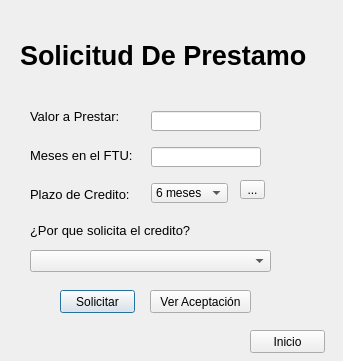
<?xml version="1.0" encoding="UTF-8"?>
<ui version="4.0">
 <class>solicitarPrestamo</class>
 <widget class="QDialog" name="solicitarPrestamo">
  <property name="geometry">
   <rect>
    <x>0</x>
    <y>0</y>
    <width>343</width>
    <height>361</height>
   </rect>
  </property>
  <property name="windowTitle">
   <string>Dialog</string>
  </property>
  <widget class="QLabel" name="label">
   <property name="geometry">
    <rect>
     <x>20</x>
     <y>40</y>
     <width>301</width>
     <height>31</height>
    </rect>
   </property>
   <property name="font">
    <font>
     <family>Arial</family>
     <pointsize>20</pointsize>
     <weight>75</weight>
     <bold>true</bold>
    </font>
   </property>
   <property name="text">
    <string>Solicitud De Prestamo</string>
   </property>
  </widget>
  <widget class="QLineEdit" name="lineEdit_8">
   <property name="geometry">
    <rect>
     <x>151</x>
     <y>111</y>
     <width>110</width>
     <height>20</height>
    </rect>
   </property>
  </widget>
  <widget class="QLineEdit" name="lineEdit_9">
   <property name="geometry">
    <rect>
     <x>151</x>
     <y>147</y>
     <width>110</width>
     <height>20</height>
    </rect>
   </property>
  </widget>
  <widget class="QToolButton" name="toolButton">
   <property name="geometry">
    <rect>
     <x>240</x>
     <y>180</y>
     <width>25</width>
     <height>19</height>
    </rect>
   </property>
   <property name="text">
    <string>...</string>
   </property>
  </widget>
  <widget class="QPushButton" name="pushButton">
   <property name="geometry">
    <rect>
     <x>60</x>
     <y>290</y>
     <width>75</width>
     <height>23</height>
    </rect>
   </property>
   <property name="text">
    <string>Solicitar</string>
   </property>
  </widget>
  <widget class="QPushButton" name="pushButton_2">
   <property name="geometry">
    <rect>
     <x>150</x>
     <y>290</y>
     <width>101</width>
     <height>23</height>
    </rect>
   </property>
   <property name="text">
    <string>Ver Aceptación</string>
   </property>
  </widget>
  <widget class="QPushButton" name="pushButton_3">
   <property name="geometry">
    <rect>
     <x>250</x>
     <y>330</y>
     <width>75</width>
     <height>23</height>
    </rect>
   </property>
   <property name="text">
    <string>Inicio</string>
   </property>
  </widget>
  <widget class="QComboBox" name="comboBox">
   <property name="geometry">
    <rect>
     <x>151</x>
     <y>183</y>
     <width>77</width>
     <height>20</height>
    </rect>
   </property>
   <item>
    <property name="text">
     <string>6 meses</string>
    </property>
   </item>
   <item>
    <property name="text">
     <string>12 meses</string>
    </property>
   </item>
   <item>
    <property name="text">
     <string>24 meses</string>
    </property>
   </item>
   <item>
    <property name="text">
     <string>36 meses</string>
    </property>
   </item>
  </widget>
  <widget class="QComboBox" name="comboBox_2">
   <property name="geometry">
    <rect>
     <x>30</x>
     <y>250</y>
     <width>241</width>
     <height>22</height>
    </rect>
   </property>
   <item>
    <property name="text">
     <string/>
    </property>
   </item>
   <item>
    <property name="text">
     <string>Libre Inversión</string>
    </property>
   </item>
   <item>
    <property name="text">
     <string>Reparaciones Locativas</string>
    </property>
   </item>
   <item>
    <property name="text">
     <string>Compra de vehiculo y/o casa</string>
    </property>
   </item>
   <item>
    <property name="text">
     <string>Financiar Programas academicos superiores</string>
    </property>
   </item>
  </widget>
  <widget class="QLabel" name="label_2">
   <property name="geometry">
    <rect>
     <x>30</x>
     <y>220</y>
     <width>161</width>
     <height>21</height>
    </rect>
   </property>
   <property name="font">
    <font>
     <pointsize>10</pointsize>
    </font>
   </property>
   <property name="text">
    <string>¿Por que solicita el credito?</string>
   </property>
  </widget>
  <widget class="QWidget" name="">
   <property name="geometry">
    <rect>
     <x>30</x>
     <y>100</y>
     <width>102</width>
     <height>111</height>
    </rect>
   </property>
   <layout class="QVBoxLayout" name="verticalLayout">
    <item>
     <widget class="QLabel" name="label_9">
      <property name="font">
       <font>
        <pointsize>10</pointsize>
       </font>
      </property>
      <property name="text">
       <string>Valor a Prestar:</string>
      </property>
     </widget>
    </item>
    <item>
     <widget class="QLabel" name="label_10">
      <property name="font">
       <font>
        <pointsize>10</pointsize>
       </font>
      </property>
      <property name="text">
       <string>Meses en el FTU:</string>
      </property>
     </widget>
    </item>
    <item>
     <widget class="QLabel" name="label_11">
      <property name="font">
       <font>
        <pointsize>10</pointsize>
       </font>
      </property>
      <property name="text">
       <string>Plazo de Credito:</string>
      </property>
     </widget>
    </item>
   </layout>
  </widget>
 </widget>
 <resources/>
 <connections/>
</ui>
